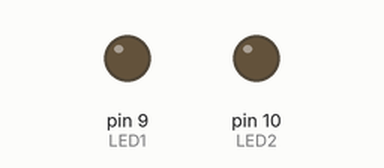
Recording of a program running on a simulated Arduino Uno, built with avr-gcc and run on an emulated ATmega328P. Parts: output pins drawn as LEDs (lit = HIGH).

Above: at 3.3 s.
Timing chart, 0 to 4.8 s (numbered marks = the images above):
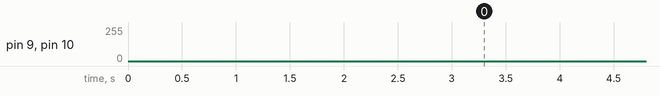

The program:

main.cpp
```cpp
/*AVR-LV
dejan.rakijasic@gmail.com

Zadatak:
Timer/Counter1 postavljen je u fazno korektivni (Phase correct) PWM mod rada (MODE 10). Izlaz OC1A(PB1,  pin  9) u neinvertirajućem,
a izlaz OC1B(PB2, pin 10) u invertirajućem modu generira  pravokutni signal frekvencije 250 Hz s promjenom
faktora ispune (duty cycle) od 0 do 100%. Radni takt mikroupravljača je 16MHz. */

#include <Arduino.h>
#define LED1 1 // LED na PB1 (pin 9) OC1A
#define LED2 2 // LED na PB2 (pin 10) OC1B
void setup()
{
  DDRB |= (1 << LED1); // PB1(pin 9) – OUTPUT
  DDRB |= (1 << LED2); // PB2(pin 10) – OUTPUT
  // T/C1 inicijalizacija – PHASE CORRECT PWM (MODE10)

  // f = 16000000MHz/(8*2*4000) = 250Hz
  TCCR1A = 0;
  TCCR1B = 0;
  TCCR1A |= (1 << COM1A1) | (1 << COM1B1) | (1 << COM1B0) | (1 << WGM11);
  TCCR1B |= (1 << WGM13) | (1 << CS11);
  ICR1 = 4000; // TOP vrijenost
}
void loop()
{
  for (int i = 0; i <= 4000; i++)
  {
    OCR1A = i;
    OCR1B = i;
    _delay_us(400);
  }
  for (int i = 4000; i >= 0; i--)
  {
    OCR1A = i;
    OCR1B = i;
    _delay_us(400);
  }
}
```
